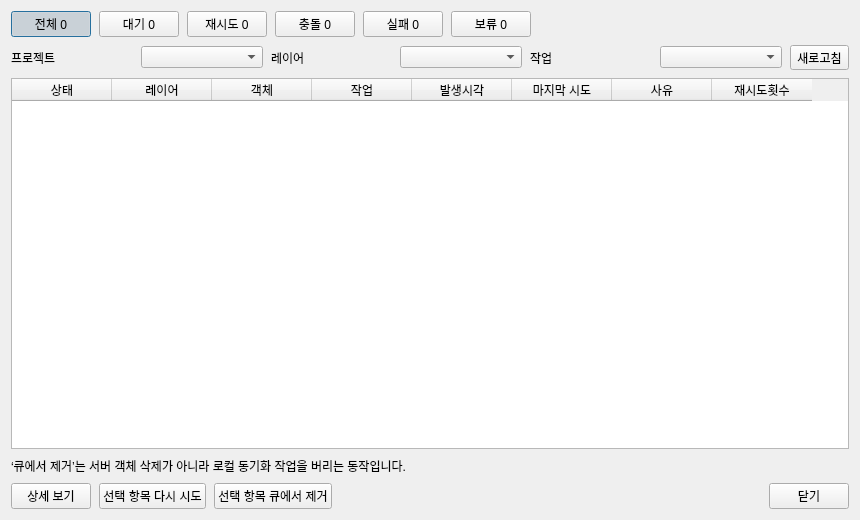
<?xml version="1.0" encoding="UTF-8"?>
<ui version="4.0">
 <class>GeoFlowSyncCenter</class>
 <widget class="QDialog" name="GeoFlowSyncCenter">
  <property name="windowTitle"><string>GeoFlow 동기화 센터</string></property>
  <property name="minimumSize"><size><width>860</width><height>520</height></size></property>
  <layout class="QVBoxLayout" name="verticalLayout">
   <property name="spacing"><number>8</number></property>
   <item><layout class="QHBoxLayout" name="statusLayout">
    <item><widget class="QPushButton" name="allFilterButton"><property name="text"><string>전체 0</string></property><property name="checkable"><bool>true</bool></property><property name="checked"><bool>true</bool></property></widget></item>
    <item><widget class="QPushButton" name="pendingFilterButton"><property name="text"><string>대기 0</string></property><property name="checkable"><bool>true</bool></property></widget></item>
    <item><widget class="QPushButton" name="retryFilterButton"><property name="text"><string>재시도 0</string></property><property name="checkable"><bool>true</bool></property></widget></item>
    <item><widget class="QPushButton" name="conflictFilterButton"><property name="text"><string>충돌 0</string></property><property name="checkable"><bool>true</bool></property></widget></item>
    <item><widget class="QPushButton" name="failedFilterButton"><property name="text"><string>실패 0</string></property><property name="checkable"><bool>true</bool></property></widget></item>
    <item><widget class="QPushButton" name="pausedFilterButton"><property name="text"><string>보류 0</string></property><property name="checkable"><bool>true</bool></property></widget></item>
    <item><spacer name="statusSpacer"><property name="orientation"><enum>Qt::Orientation::Horizontal</enum></property><property name="sizeHint" stdset="0"><size><width>40</width><height>20</height></size></property></spacer></item>
   </layout></item>
   <item><layout class="QHBoxLayout" name="filterLayout">
    <item><widget class="QLabel" name="projectLabel"><property name="text"><string>프로젝트</string></property></widget></item>
    <item><widget class="QComboBox" name="projectCombo"/></item>
    <item><widget class="QLabel" name="layerLabel"><property name="text"><string>레이어</string></property></widget></item>
    <item><widget class="QComboBox" name="layerCombo"/></item>
    <item><widget class="QLabel" name="operationLabel"><property name="text"><string>작업</string></property></widget></item>
    <item><widget class="QComboBox" name="operationCombo"/></item>
    <item><widget class="QToolButton" name="refreshButton"><property name="toolTip"><string>목록 새로고침</string></property><property name="text"><string>새로고침</string></property></widget></item>
   </layout></item>
   <item><widget class="QTableWidget" name="syncTable">
    <property name="alternatingRowColors"><bool>true</bool></property>
    <property name="selectionMode"><enum>QAbstractItemView::SelectionMode::ExtendedSelection</enum></property>
    <property name="selectionBehavior"><enum>QAbstractItemView::SelectionBehavior::SelectRows</enum></property>
    <property name="editTriggers"><set>QAbstractItemView::EditTrigger::NoEditTriggers</set></property>
    <property name="sortingEnabled"><bool>true</bool></property>
    <column><property name="text"><string>상태</string></property></column>
    <column><property name="text"><string>레이어</string></property></column>
    <column><property name="text"><string>객체</string></property></column>
    <column><property name="text"><string>작업</string></property></column>
    <column><property name="text"><string>발생시각</string></property></column>
    <column><property name="text"><string>마지막 시도</string></property></column>
    <column><property name="text"><string>사유</string></property></column>
    <column><property name="text"><string>재시도횟수</string></property></column>
   </widget></item>
   <item><widget class="QLabel" name="noticeLabel"><property name="text"><string>‘큐에서 제거’는 서버 객체 삭제가 아니라 로컬 동기화 작업을 버리는 동작입니다.</string></property><property name="wordWrap"><bool>true</bool></property></widget></item>
   <item><layout class="QHBoxLayout" name="actionLayout">
    <item><widget class="QPushButton" name="detailButton"><property name="text"><string>상세 보기</string></property></widget></item>
    <item><widget class="QPushButton" name="retryButton"><property name="text"><string>선택 항목 다시 시도</string></property></widget></item>
    <item><widget class="QPushButton" name="removeButton"><property name="text"><string>선택 항목 큐에서 제거</string></property></widget></item>
    <item><spacer name="actionSpacer"><property name="orientation"><enum>Qt::Orientation::Horizontal</enum></property><property name="sizeHint" stdset="0"><size><width>40</width><height>20</height></size></property></spacer></item>
    <item><widget class="QPushButton" name="closeButton"><property name="text"><string>닫기</string></property></widget></item>
   </layout></item>
  </layout>
 </widget>
 <resources/>
 <connections/>
</ui>
